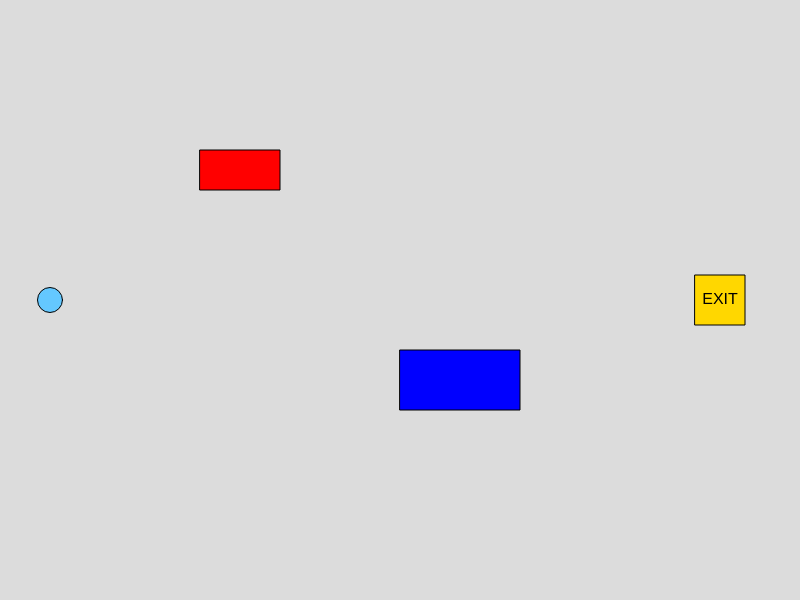
Frame 1 (no input)
Frame 60 (no input): identical to frame 1, image omitted
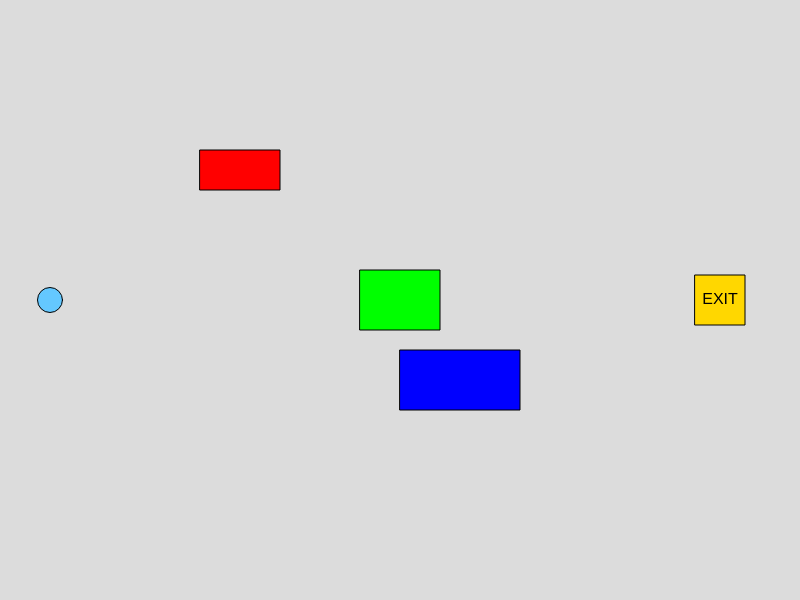
Frame 120 (the mouse pressed at the canvas centre since frame 60)

The p5.js sketch that drew these frames (run headless with seeded random() and noise() and a simulated clock; from frame 60 on, the mouse is pressed at the canvas centre):

// p5.js sketch
// ── sketch.js
let player;
let obstacles = [];
let exit;
let gameWon = false;
let clickedObstacle = null;

function setup() {
    createCanvas(800, 600);
    
    // Initialize player
    player = {
        x: 50,
        y: height / 2,
        size: 25,
        speed: 5
    };
    
    // Initialize obstacles
    obstacles.push({
        x: 200,
        y: 150,
        w: 80,
        h: 40,
        color: color(255, 0, 0)
    });
    
    obstacles.push({
        x: 400,
        y: 350,
        w: 120,
        h: 60,
        color: color(0, 0, 255)
    });
    
    // Initialize exit
    exit = {
        x: width - 80,
        y: height / 2,
        size: 50
    };
}

function draw() {
    background(220);
    
    // Move player based on keyboard input
    if (keyIsPressed && key === 'a' || key === 'A') {
        player.x -= player.speed;
    }
    if (keyIsPressed && key === 'd' || key === 'D') {
        player.x += player.speed;
    }
    if (keyIsPressed && key === 'w' || key === 'W') {
        player.y -= player.speed;
    }
    if (keyIsPressed && key === 's' || key === 'S') {
        player.y += player.speed;
    }
    
    // Keep player on canvas
    if (player.x < player.size / 2) {
        player.x = player.size / 2;
    } else if (player.x > width - player.size / 2) {
        player.x = width - player.size / 2;
    }
    
    if (player.y < player.size / 2) {
        player.y = player.size / 2;
    } else if (player.y > height - player.size / 2) {
        player.y = height - player.size / 2;
    }
    
    // Draw obstacles
    fill(0);
    for (let obs of obstacles) {
        fill(obs.color);
        rect(obs.x, obs.y, obs.w, obs.h);
    }
    
    // Draw clicked obstacle if exists
    if (clickedObstacle !== null) {
        fill(0, 255, 0);
        rect(clickedObstacle.x, clickedObstacle.y, clickedObstacle.w, clickedObstacle.h);
    }
    
    // Draw player
    fill(100, 200, 255);
    circle(player.x, player.y, player.size);
    
    // Draw exit
    fill(255, 215, 0);
    square(exit.x - exit.size / 2, exit.y - exit.size / 2, exit.size);
    fill(0);
    textSize(16);
    textAlign(CENTER, CENTER);
    text('EXIT', exit.x, exit.y);
    
    // Check if player reached exit
    let distanceToExit = dist(player.x, player.y, exit.x, exit.y);
    if (distanceToExit < player.size / 2 + exit.size / 2) {
        gameWon = true;
    }
    
    // Display win message
    if (gameWon) {
        fill(0, 0, 0, 200);
        rect(0, 0, width, height);
        fill(255);
        textSize(48);
        textAlign(CENTER, CENTER);
        text('YOU WIN!', width / 2, height / 2);
    }
}

function mousePressed() {
    // Add a non-moving obstacle when mouse is clicked
    if (clickedObstacle === null) {
        clickedObstacle = {
            x: mouseX - 40,
            y: mouseY - 30,
            w: 80,
            h: 60,
            color: color(255, 165, 0)
        };
    }
    return false;
}
